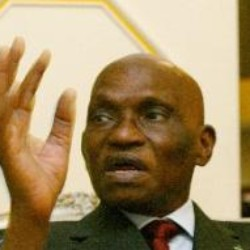
#> input picture data/male/Abdoulaye_Wade_0001.jpg, 250 x 250 px, found by its file name; its folder holds only this picture in this run
$ python gray.py   (older library calls are emulated)
#> lines starting #> are read from the running program, lines starting #| are printed output that depends on the picture
import os
from PIL import Image

# get image file list in dataset
def getfilelist(dirname):
    flist = []
    filenames = os.listdir(dirname)
    for filename in filenames:
        full_filename = os.path.join(dirname, filename)
        ext = os.path.splitext(full_filename)[-1]
        if ext == '.jpg' or ext == '.JPEG' or ext == '.jpeg':
            flist.append(full_filename)
            #print(full_filename)
    return flist

# dataset = "/home/shon/mystuff/tensorflow/gender/total/female"
dataset = "/home/shon/mystuff/tensorflow/gender/total/male"
#print(dataset)
flist = getfilelist(dataset)
# [11 lines of commented-out code are left out]
for i in range(len(flist)):
    img = Image.open(flist[i]).convert('L')
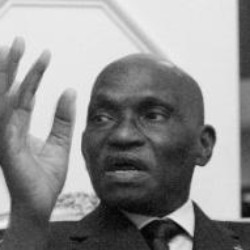
#> img: PIL image 250x250 L; min 1, max 244, mean 142.7
    fn = "./grayresize/male/" + str(i) + '.jpg'
    # fn = "./grayresize/female/" + str(i) + '.jpg'
    #print fn
    out = img.resize((128, 128), Image.ANTIALIAS)
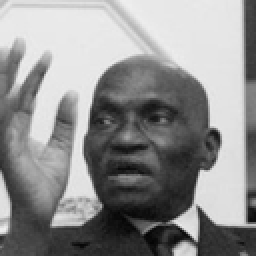
#> out: PIL image 128x128 L (shown 2 times larger); min 2, max 240, mean 142.7
    out.save(fn)

$ run again, on data/male/Akmal_Taher_0001.jpg
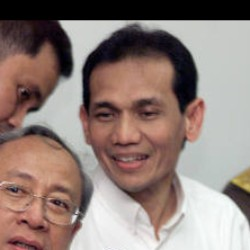
#> input picture data/male/Akmal_Taher_0001.jpg, 250 x 250 px, found by its file name
#> `img = Image.open(flist[i]).convert('L')`:
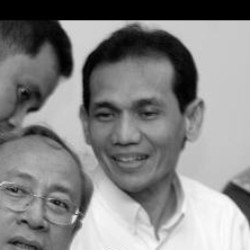
#> img: PIL image 250x250 L; min 0, max 253, mean 131
#> `out = img.resize((128, 128), Image.ANTIALIAS)`:
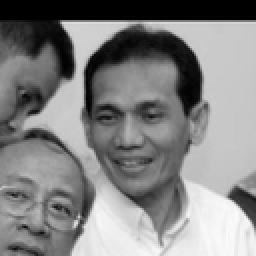
#> out: PIL image 128x128 L (shown 2 times larger); min 0, max 252, mean 131.1

$ run again, on data/male/Alvaro_Silva_Calderon_0004.jpg
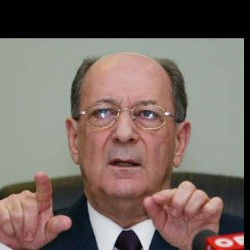
#> input picture data/male/Alvaro_Silva_Calderon_0004.jpg, 250 x 250 px, found by its file name
#> `img = Image.open(flist[i]).convert('L')`:
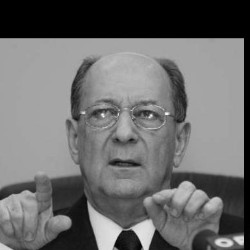
#> img: PIL image 250x250 L; min 0, max 247, mean 107.3
#> `out = img.resize((128, 128), Image.ANTIALIAS)`:
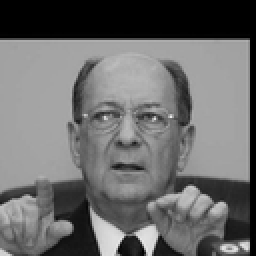
#> out: PIL image 128x128 L (shown 2 times larger); min 0, max 236, mean 107.4

$ run again, on data/male/Andrew_Bernard_0001.jpg
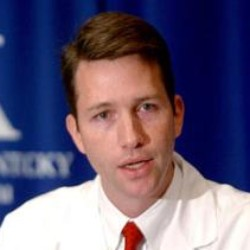
#> input picture data/male/Andrew_Bernard_0001.jpg, 250 x 250 px, found by its file name
#> `img = Image.open(flist[i]).convert('L')`:
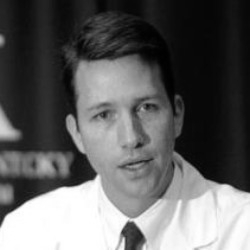
#> img: PIL image 250x250 L; min 0, max 255, mean 97.9

$ run again, on data/male/Adam_Rich_0001.jpg
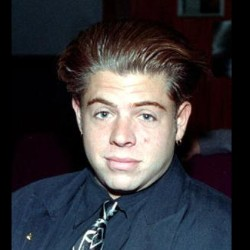
#> input picture data/male/Adam_Rich_0001.jpg, 250 x 250 px, found by its file name
#> `img = Image.open(flist[i]).convert('L')`:
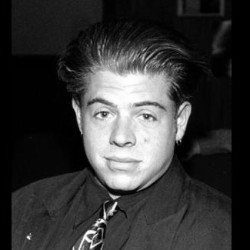
#> img: PIL image 250x250 L; min 0, max 255, mean 54.7
#> `out = img.resize((128, 128), Image.ANTIALIAS)`:
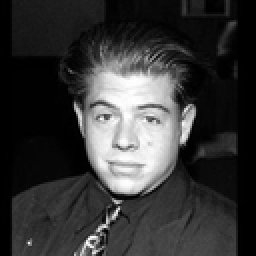
#> out: PIL image 128x128 L (shown 2 times larger); min 0, max 255, mean 54.7
